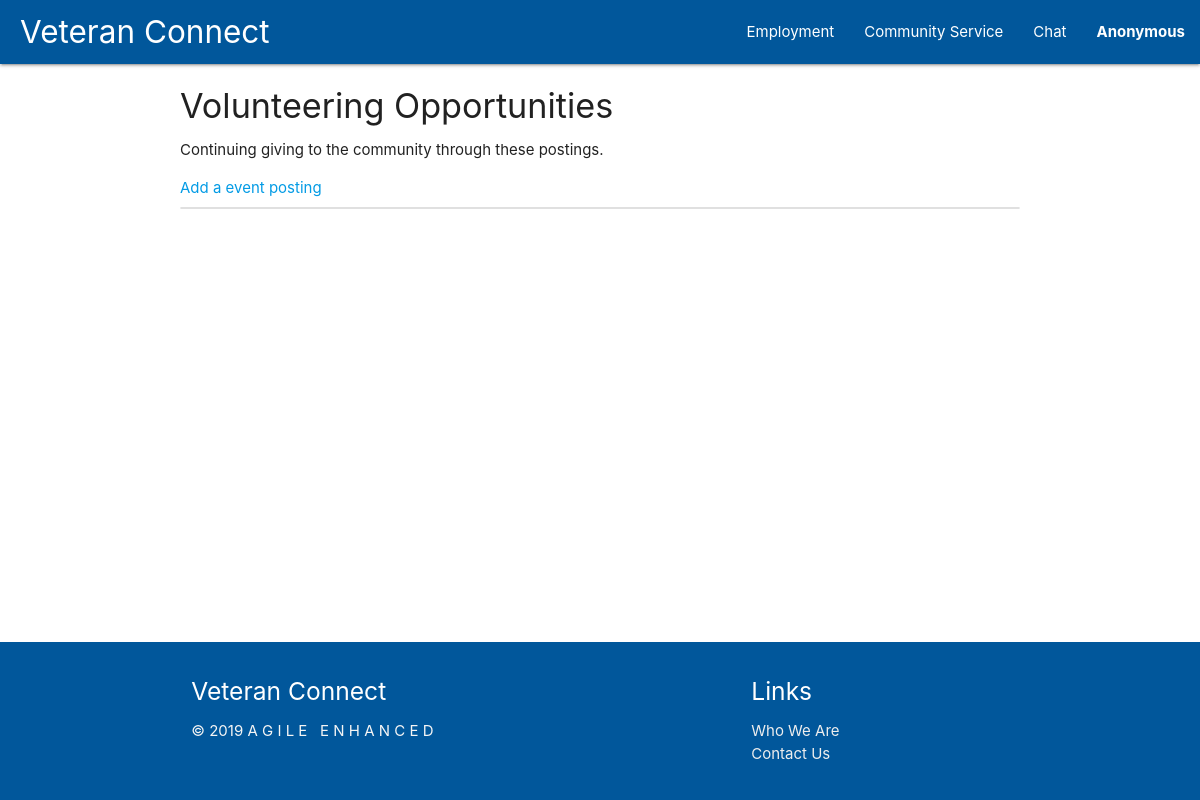
The app's page /service/, older data.
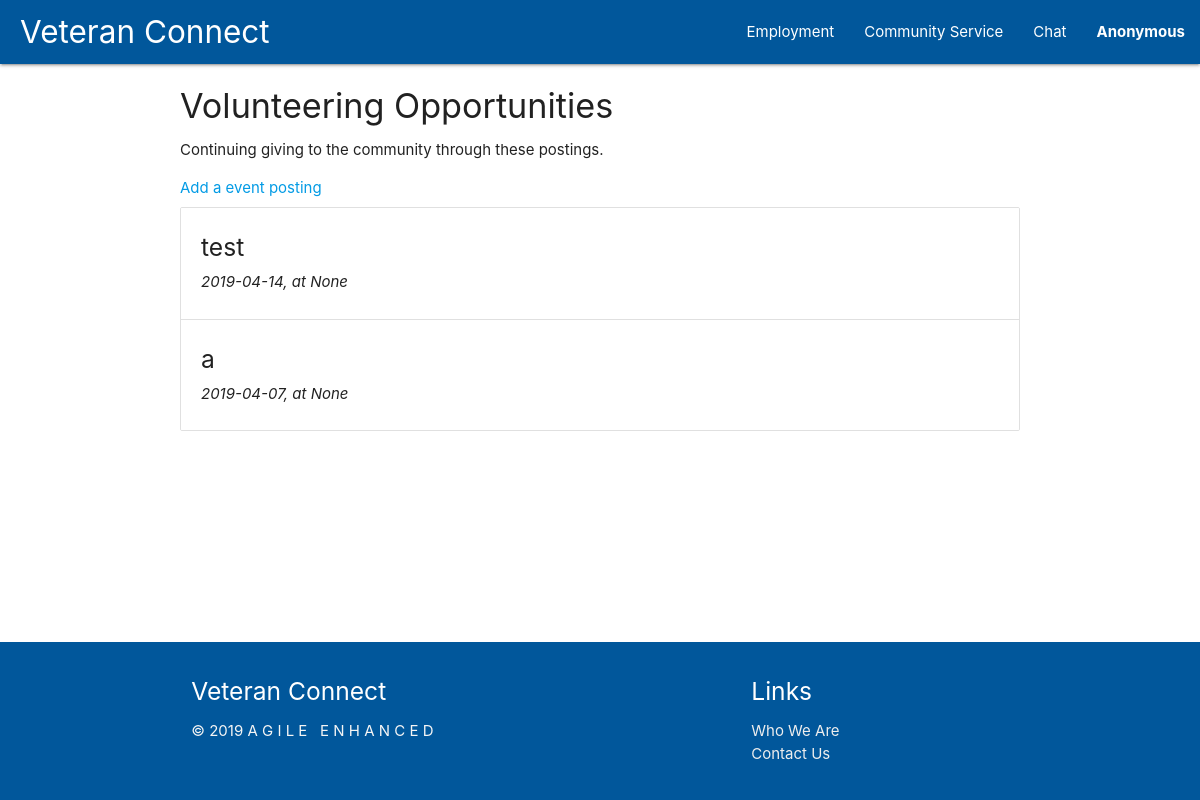
The same page, newer data.
### tables this page shows
CREATE TABLE community_service_events (
    event_id INTEGER PRIMARY KEY AUTOINCREMENT,
    name TEXT NOT NULL,
    date TEXT NOT NULL, 
    time TEXT,
    street_address TEXT,
    city TEXT,
    state TEXT,
    zipcode INTEGER
);

### community_service.py (the view)
@service.route('/', methods=['GET'])
def show_service():
    row = db.get_all_services()
    service = [convert_event(x) for x in row]
    if service is not None:
        session["service"] = service
    return render_template('community_service.html')

### auth.py (called while the page is built)
@auth.before_app_request
def load_logged_in_user():
    user_id = session.get('user_id')
    if user_id is None:
        g.user = None
    else:
        g.user = db.get_user_by_id(user_id)

### community_service.py (called while the page is built)
def convert_event(row):
    event = {
        'name': row['name'],
        'date': row['date'],
        'time': row['time'],
        'street_address': row['street_address'],
        'city': row['city'],
        'state': row['state'],
        'zipcode': row['zipcode'],
    }
    return event

### db.py (called while the page is built)
def get_db():
    if 'db' not in g:
        g.db = sqlite3.connect(
            current_app.config['DATABASE'],
            detect_types=sqlite3.PARSE_DECLTYPES
        )
        g.db.row_factory = sqlite3.Row
    return g.db

def query_db(query, args=(), one=False):
    cur = get_db().execute(query, args)
    rv = cur.fetchall()
    cur.close()
    return (rv[0] if rv else None) if one else rv

def get_all_services():
    try:
        return query_db('SELECT * FROM community_service_events')
    except Exception as e:
        print "could not get all services:", e

### templates/community_service.html (shortened to what this page needs)
{% extends 'base.html' %}
{% block content %}
<div class="container">
    <h4>Volunteering Opportunities</h4>
    <p>Continuing giving to the community through these postings.</p>
    <a href="/service/create">Add a event posting</a>
    <ul class="collection">
        {% if session["service"] %}
            {% for event in session["service"] %}
                <li class="collection-item">
                    <h5>{{event['name']}}</h5>
                    <i>{{event['date']}}, at {{event['time']}}</i>
                </li>
            {% endfor %}
        {% endif %}
    </ul>
</div>
{% endblock %}

### templates/base.html (shortened to what this page needs)
<!DOCTYPE html>
<html lang="en">
<head>
    <link rel="stylesheet" type="text/css" href="/static/css/materialize.css">
    <link rel="stylesheet" type="text/css" href="/static/css/custom.css">
</head>
<body>
    <header>
        <nav>
            <div class="nav-wrapper light-blue darken-4">
                <a href="/" class="brand-logo" id="veteran-connect-logo">Veteran Connect</a>
                <ul id="nav-mobile" class="right hide-on-med-and-down">
                    <li><a href="/employment">Employment</a></li>
                    <li><a href="#">Community Service</a></li>
                    <li><a href="#">Chat</a></li>
                    <li>
                        <a class="dropdown-trigger" href="#!" data-target="nav-dropdown">
                            {% if session['user_id'] %}
                            {{session['username']}}
                            {% else %}
                            Anonymous
                            {% endif %}
                        </a>
                    </li>
                </ul>
            </div>
        </nav>
    </header>
    <main>
        {% block content %}{% endblock %}
    </main>
    <footer class="page-footer light-blue darken-4">
        <div class="container light-blue darken-4">
          <div class="row">
            <div class="col l6 s12">
              <h5 class="white-text">Veteran Connect</h5>
              <p class="grey-text text-lighten-4" style="white-space: pre;">© 2019 A G I L E   E N H A N C E D </p>
            </div>
            <div class="col l4 offset-l2 s12">
              <h5 class="white-text">Links</h5>
              <ul>
                <li><a class="grey-text text-lighten-3" href="#!">Who We Are</a></li>
                <li><a class="grey-text text-lighten-3" href="#!">Contact Us</a></li>
              </ul>
            </div>
          </div>
        </div>
    </footer>
</body>
</html>

### static/css/custom.css (style rules this page uses)
#veteran-connect-logo { padding-left: 20px; }
.dropdown-trigger { font-weight: bold; }

Row changes from the older to the newer data that the page shows:
added community_service_events: name "test", date "2019-04-14", time "None"
added community_service_events: name "a", date "2019-04-07", time "None"
